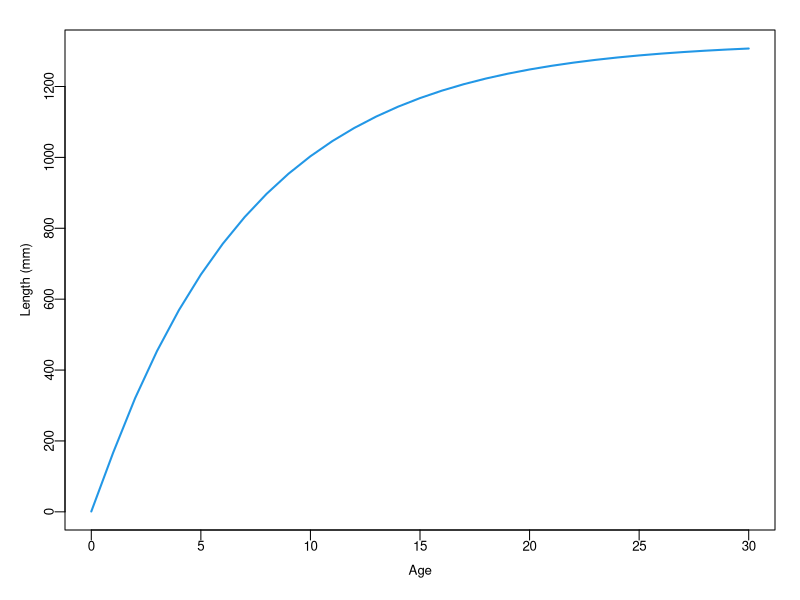
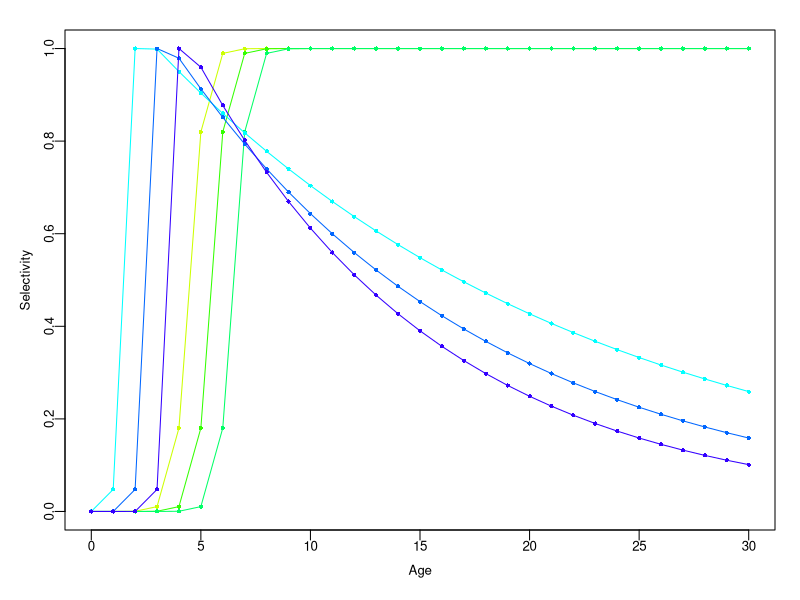
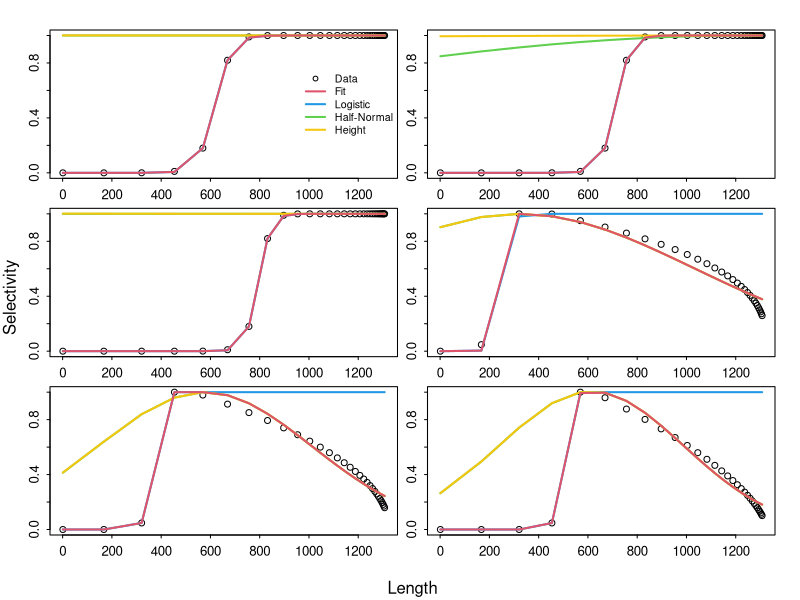

Reproduce these figures in R, in order.
## ---- chunk 1
#--------------------------------------
# JABBA-Selex function
#--------------------------------------

jabba.selex <- function(pars,dat){
  L = dat[,1]
  sel = dat[,2]/max(dat[,2])
  SL50	= pars[1]
  SL95	=  pars[2]
  SL.desc =  pars[3] 	
  CV.desc	=  pars[4]
  min.desc = 	 pars[5]
  psel_a = 1/(1+exp(-log(19)*(L-SL50)/(SL95-SL50)))
  psel_b = dnorm(L,SL.desc,CV.desc*SL.desc)/max(dnorm(L,SL.desc,CV.desc*SL.desc))
  psel_c = 1+(min.desc-1)*(psel_b-1)/-1
  psel = ifelse(L<SL.desc,psel_a,psel_c)
  resids = sel-psel
  return(list(ll=sum(resids^2),results=data.frame(L=L,obs=sel,fit=psel,logis=psel_a,halfnorm=psel_b,height=psel_c)))
}
# Likelihood
jsel.ll = function(pars,dat){
  jabba.selex(pars,dat)$ll
} 

## ---- chunk 2
#------------------------------------------------------------------------
# Piece-Wise Selectivity Function (Punt & Japp 1994)
selfun <- function(age,a50,delta,lamda){
  logistic = 1/(1+exp(-(age-a50)/delta))  
  dome = exp(-lamda*(age-a50))*logistic 
  return(ifelse(age<a50,(logistic),(dome)/max(dome))) # selectivity-at-age
}
#------------------------------------------------------------------------
## ---- chunk 3

#Growth paramters
Linf <- 1326
kappa <- 0.142
t0 <-  0.05
age = 0:30
L_a = Linf*(1-exp(-kappa*(age-t0))) # Vector of expected lengths-at-age
L_a[1] = 1 # must be non-negative to include Age-0
# Plot
par(mfrow=c(1,1),mai=c(0.5,0.45,0,.15),omi = c(0.1,0.1,0.2,0) + 0.1,mgp=c(2,0.5,0), tck = -0.02,cex=0.8)
plot(age,L_a,ylab="Length (mm)",xlab="Age",type="l",lwd=2,col=4)

## ---- chunk 4
# First 3 are logistic functions (lamda = 0) and second 3 dome-shaped
a50 = c(4.5,5.5,6.5,1.5,2.5,3.5)
delta = c(0.33,0.33,0.33,0.167,0.167,0.167)
lamda = c(0,0,0,0.05,0.07,0.09)
## ---- chunk 5
selex.dat = data.frame(L_a) # Create data.frame with L_a
nSel = length(a50) # number of selectivity functions
for(i in 1:nSel){ 
Sel = selfun(age,a50[i],delta[i],lamda[i]) 
selex.dat = data.frame(selex.dat,Sel)
}
# Rename Colums
colnames(selex.dat) = c("L_a",paste0("Sel",1:nSel))
## ---- chunk 6
cols= rainbow(10) 
plot(0,0,ylim=c(0,1),xlim=range(age),ylab="Selectivity",xlab="Age",type="h")
for(i in 1:nSel){ 
  lines(age,selfun(age,a50[i],delta[i],lamda[i]),col=cols[2+i])
  points(age,selfun(age,a50[i],delta[i],lamda[i]),pch=16,col=cols[2+i],cex=0.7)
}
## ---- chunk 7

L_a = selex.dat$L_a
Sel = selex.dat$Sel5 # Choose dome-shaped selectivity

# check maxima 
peak = which(max(selex.dat[,i+1])==selex.dat[,i+1])
# get inits of jabba.selex parameters
pars = c(SL50	= selex.dat[peak[1],1]*0.8,SL95=selex.dat[peak[1],1]*0.95,SL.desc=selex.dat[max(peak),1],CV.desc=0.2,min.desc=0.001)
# Show initial values
pars
## ---- chunk 8
# Fit with optim()
jsel.est = optim(pars, fn = jsel.ll,method="L-BFGS-B",lower=10^-3,upper=max(selex.dat$L_a*1.1), dat = data.frame(L_a,Sel), hessian = TRUE)
# Show estimates
jsel.est$par
## ---- chunk 9

selex.pars = NULL # Save selex parameters

# convert ss2jabba.selex
for(i in 1:nSel){
  
# check maxima
peak = which(max(selex.dat[,i+1])==selex.dat[,i+1])
# get inits of jabba.selex parameters
pars = c(SL50	= selex.dat[peak[1],1]*0.8,SL95=selex.dat[peak[1],1]*0.95,SL.desc=selex.dat[max(peak),1],CV.desc=0.2,min.desc=0.001)
# Minimize
jsel.est = optim(pars, fn = jsel.ll,method="L-BFGS-B",lower=10^-3,upper=max(selex.dat$L_a*1.1), dat = selex.dat[,c(1,i+1)], hessian = TRUE)
#Results
jsel.out = jabba.selex(jsel.est$par,dat=selex.dat[,c(1,i+1)])$results 
# Add selex parameters
selex.pars = cbind(selex.pars,round(jsel.est$par,4))
  
  
# Plot
if(i==1){
Par = list(mfrow=c(round(nSel/2+0.01,0),ifelse(nSel==1,1,2)),mai=c(0.3,0.15,0,.15),omi = c(0.25,0.25,0.2,0) + 0.1,mgp=c(2,0.5,0), tck = -0.02,cex=0.8)
par(Par)
  }
plot(jsel.out$L ,jsel.out$obs,type="p",pch=1,ylab="Selectivity",xlab="Length")
  lines(jsel.out$L,jsel.out$logis,lwd=2,col=4)
  if(jsel.est$par[3]<0.98*max(jsel.out$L))lines(jsel.out$L,jsel.out$halfnorm,lwd=2,col=3)
  if(jsel.est$par[3]<0.98*max(jsel.out$L)) lines(jsel.out$L,jsel.out$height,lwd=2,col=7)
  lines(jsel.out$L,jsel.out$fit,lwd=2,col=2)
  if(i==1)legend("right",c("Data","Fit","Logistic","Half-Normal","Height"),pch=c(1,rep(-1,4)),lwd=c(-1,rep(2,4)),col=c(1,2,4,3,7),cex=0.8,bty="n")
  if(i == nSel){
    mtext(paste("Length"), side=1, outer=TRUE, at=0.5,line=1,cex=1)
    mtext(paste("Selectivity"), side=2, outer=TRUE, at=0.5,line=1,cex=1)
    
  }
  
} # End of selectivity loop

## ---- chunk 10
  colnames(selex.pars) = paste0("S",1:nSel)
  write.csv(selex.pars,"SELEX_KKLP.csv",row.names = F)

  selex.pars
